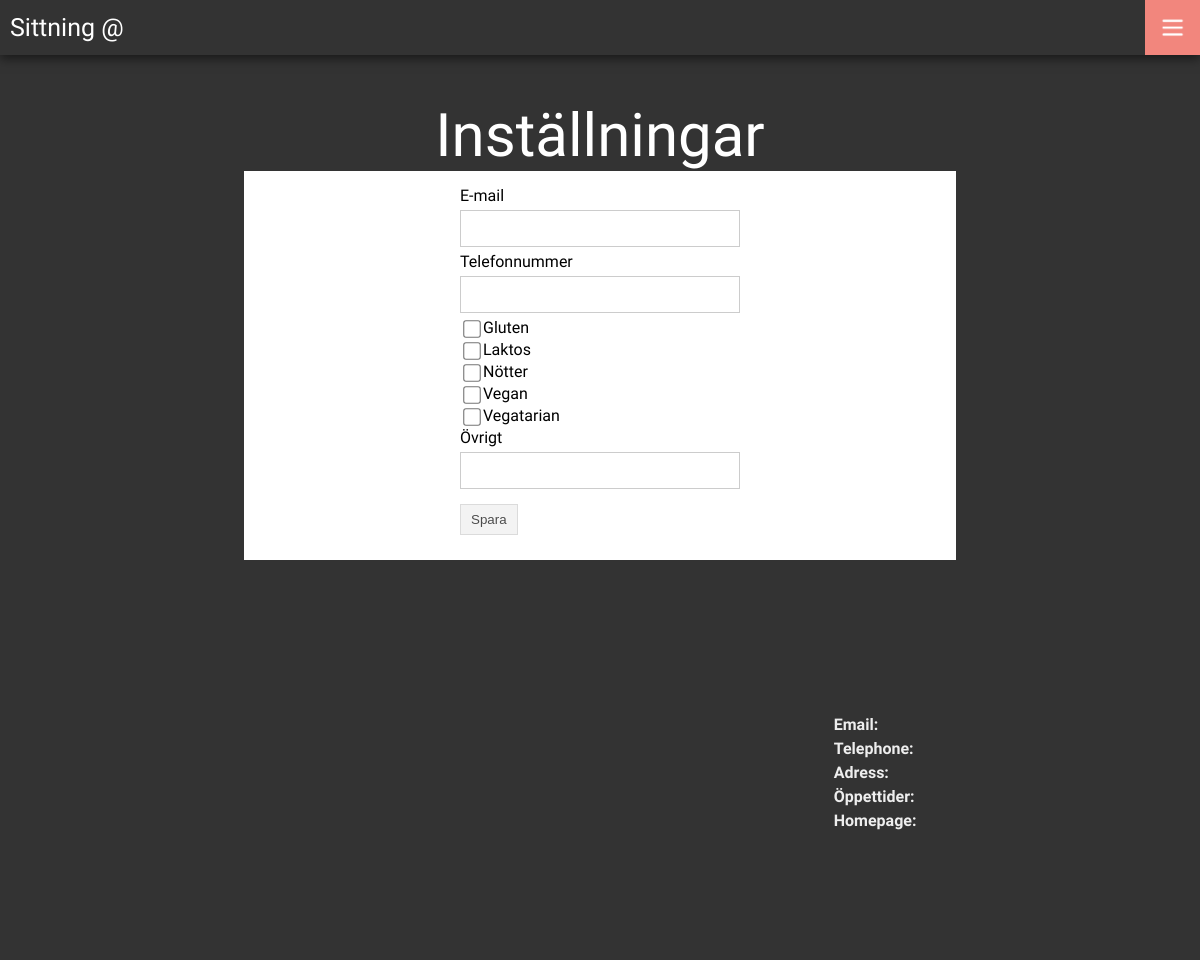
The page /settings.php on the database its author committed.
### tables this page shows
create table foodpref (
	foodPref		varchar(20),
	primary key(foodPref)
);

### link.php (called while the page is built, shortened)
<?php
    $nation = $_GET['nation'];
	if($_SERVER['HTTP_HOST'] == "www.lundasittning.se"){
    	$siteURL = "http://$_SERVER[SERVER_NAME]";
    	$nationURL = "http://$_SERVER[SERVER_NAME]/$nation";
	} else {
	    $nationURL = "http://$_SERVER[SERVER_NAME]:8000/sittning/$nation";
	}
?>

### database/dbHandler.php (called while the page is built, shortened)
<?php
	require_once 'database.php';
	class DatabaseHandler extends DataConverter {
		private $db;
		public function __construct() {
			$this->db = new Database(DB_SERVER, DB_USERNAME, DB_PASSWORD, DB_DATABASE);
		}
		public function connect(){
			$this->db->openConnection();
		}
		public function disconnect(){
			$this->db->closeConnection();
		}
		public function getallfoodpref() {
			$sql = "select * from foodpref";
			$result = $this->db->executequery($sql, array());
			return $result;
		}
	}
?>

### database/database.php (called while the page is built, shortened)
<?php
class Database {
  private $host;
  private $userName;
  private $password;
  private $database;
  private $conn;
  public function __construct($host, $userName, $password, $database) {
    $this->host = $host;
    $this->userName = $userName;
    $this->password = $password;
    $this->database = $database;
  }
  public function openConnection() {
    try {
      $this->conn = new PDO("mysql:host=$this->host;dbname=$this->database",
        $this->userName,  $this->password,
        array(PDO::MYSQL_ATTR_INIT_COMMAND => "SET NAMES utf8"));
      $this->conn->setAttribute(PDO::ATTR_ERRMODE, PDO::ERRMODE_EXCEPTION);
    } catch (PDOException $e) {
      $error = "Connection error: " . $e->getMessage();
      print $error . "<p>";
      unset($this->conn);
      return false;
    }
    return true;
  }
  public function closeConnection() {
    $this->conn = null;
  }
  public function isConnected() {
    return isset($this->conn);
  }
  public function executeQuery($query, $param = null) {
    try {
      $stmt = $this->conn->prepare($query);
      $stmt->execute($param);
      $result = $stmt->fetchAll();
    } catch (PDOException $e) {
      $error = "*** Internal error: " . $e->getMessage() . "<p>" . $query;
      die($error);
    }
    return $result;
  }
}
?>

### settings.php (the view, shortened to what this page needs)
<?php
	require_once 'header.php';
	$dbHandler = new DatabaseHandler();
	$foodPref = $dbHandler->getAllFoodpref();
?>
<div class="content">
	<div class="title">
		Inställningar
	</div>
	<div class="userSettings">
		<form action="<?php echo $nationURL; ?>/scripts.php" method="POST">
			<div style="max-width: 280px; margin: auto;">
				<div class="category">
					E-mail <input type="text" name="email" value="<?php echo $user[3]; ?>">
				</div>
				<div class="category">
					Telefonnummer <input type="text" name="phone" value="<?php echo $user[4]; ?>">
				</div>
				<div class="category">
					<?php
					foreach ($foodPref as $key => $fp) {
						$checked = '';
						echo '<input type="checkbox" name="foodpref[]" value="' . $fp[0] . '" ' . $checked . ' >' . $fp[0] . '<br />';
					}
					?>
				</div>
				<div class="category">
					Övrigt <input type="text" name="other" value="<?php echo $user[5]; ?>">
				</div>
				<input class="category" type="submit" value="Spara" name="updateSettings" />
			</div>
		</form>
	</div>
</div>
<?php include 'footer.php'; ?>

### css/main.css (style rules this page uses)
input[type=submit], .formcancel { display: block; text-align: center; opacity: 0.7; -webkit-transition: all 0.3s ease-in-out; -moz-transition: all 0.3s ease-in-out; -o-transition: all 0.3s ease-in-out; transition: all 0.3s ease-in-out; border: 1px solid white; cursor: pointer; display: inline-block; margin: 10px 0; padding: 7px 10px; border: 1px solid #ccc; }
input[type=checkbox] { width: 16px; height: 16px; vertical-align: middle; transform: scale(1.1); cursor: pointer; }
input[type=email], input[type=password], input[type=text], input[type=url], input[type=tel], input[type=number], textarea { display: block; outline: none; -webkit-transition: all 0.3s ease-in-out; -moz-transition: all 0.3s ease-in-out; -o-transition: all 0.3s ease-in-out; transition: all 0.3s ease-in-out; border: 1px solid #ccc; margin: 5px 0px; padding: 10px 5%; width: 90%; max-width: 250px; }
body { margin: 0; padding: 0; font-family: 'Josefin Sans', sans-serif; font-weight: 400; background-color: #333; background-size: cover; background-position: 50% 50%; background-repeat: no-repeat; background-attachment: fixed; min-height: 100vw; min-height: 100vh; }
body .content { margin-top: 100px; max-width: 712px; width: 90%; margin-left: auto; margin-right: auto; padding-bottom: 50px; min-height: 400px; }
body .content .title, body .content h2 { width: 90%; margin: 0 auto; text-align: center; font-size: 60px; color: white; font-weight: 100; }
body .userSettings { position: relative; display: block; background-color: white; width: 100%; min-height: 200px; padding: 15px 25px; box-sizing: border-box; }

### rows shown on the page
foodpref: foodPref "Gluten"
foodpref: foodPref "Laktos"
foodpref: foodPref "Nötter"
foodpref: foodPref "Vegan"
foodpref: foodPref "Vegatarian"
